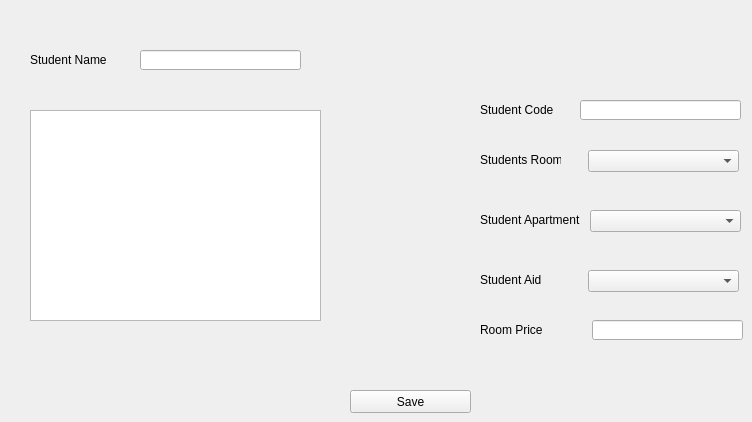
      <widget class="QWidget" name="tab_5">
       <attribute name="title">
        <string>Add Students</string>
       </attribute>
       <widget class="QLineEdit" name="lineEdit_2">
        <property name="geometry">
         <rect>
          <x>140</x>
          <y>50</y>
          <width>161</width>
          <height>20</height>
         </rect>
        </property>
       </widget>
       <widget class="QLineEdit" name="lineEdit_3">
        <property name="geometry">
         <rect>
          <x>580</x>
          <y>100</y>
          <width>161</width>
          <height>20</height>
         </rect>
        </property>
       </widget>
       <widget class="QComboBox" name="combobx">
        <property name="geometry">
         <rect>
          <x>588</x>
          <y>150</y>
          <width>151</width>
          <height>22</height>
         </rect>
        </property>
       </widget>
       <widget class="QComboBox" name="comboBox_4">
        <property name="geometry">
         <rect>
          <x>590</x>
          <y>210</y>
          <width>151</width>
          <height>22</height>
         </rect>
        </property>
       </widget>
       <widget class="QComboBox" name="comboBox_5">
        <property name="geometry">
         <rect>
          <x>588</x>
          <y>270</y>
          <width>151</width>
          <height>22</height>
         </rect>
        </property>
       </widget>
       <widget class="QLineEdit" name="lineEdit_4">
        <property name="geometry">
         <rect>
          <x>592</x>
          <y>320</y>
          <width>151</width>
          <height>20</height>
         </rect>
        </property>
       </widget>
       <widget class="QPushButton" name="pushButton_8">
        <property name="geometry">
         <rect>
          <x>350</x>
          <y>390</y>
          <width>121</width>
          <height>23</height>
         </rect>
        </property>
        <property name="text">
         <string>Save</string>
        </property>
       </widget>
       <widget class="QLabel" name="label_3">
        <property name="geometry">
         <rect>
          <x>30</x>
          <y>50</y>
          <width>81</width>
          <height>20</height>
         </rect>
        </property>
        <property name="text">
         <string>Student Name</string>
        </property>
       </widget>
       <widget class="QLabel" name="label_4">
        <property name="geometry">
         <rect>
          <x>480</x>
          <y>100</y>
          <width>81</width>
          <height>20</height>
         </rect>
        </property>
        <property name="text">
         <string>Student Code</string>
        </property>
       </widget>
       <widget class="QLabel" name="label_5">
        <property name="geometry">
         <rect>
          <x>480</x>
          <y>150</y>
          <width>81</width>
          <height>20</height>
         </rect>
        </property>
        <property name="text">
         <string>Students Room</string>
        </property>
       </widget>
       <widget class="QLabel" name="label_6">
        <property name="geometry">
         <rect>
          <x>480</x>
          <y>210</y>
          <width>101</width>
          <height>20</height>
         </rect>
        </property>
        <property name="text">
         <string>Student Apartment </string>
        </property>
       </widget>
       <widget class="QLabel" name="label_7">
        <property name="geometry">
         <rect>
          <x>480</x>
          <y>270</y>
          <width>81</width>
          <height>20</height>
         </rect>
        </property>
        <property name="text">
         <string>Student Aid</string>
        </property>
       </widget>
       <widget class="QLabel" name="label_8">
        <property name="geometry">
         <rect>
          <x>480</x>
          <y>320</y>
          <width>81</width>
          <height>20</height>
         </rect>
        </property>
        <property name="text">
         <string>Room Price</string>
        </property>
       </widget>
       <widget class="QTextEdit" name="textEdit">
        <property name="geometry">
         <rect>
          <x>30</x>
          <y>110</y>
          <width>291</width>
          <height>211</height>
         </rect>
        </property>
       </widget>
      </widget>
